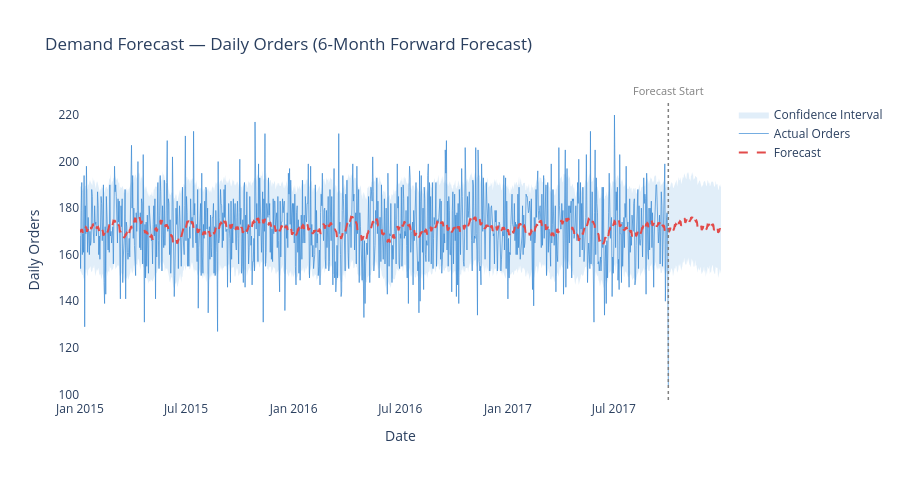

The cell this chart's notebook holds for it:
### Markdown cell above
---
## 5. Forecast Visualisations

### Code cell
# ── Chart 4: Full forecast with confidence interval ────────────
fig = go.Figure()

# Confidence interval
fig.add_trace(go.Scatter(
    x=pd.concat([forecast['ds'], forecast['ds'][::-1]]),
    y=pd.concat([forecast['yhat_upper'], forecast['yhat_lower'][::-1]]),
    fill='toself', fillcolor='rgba(59,139,212,0.15)',
    line=dict(color='rgba(255,255,255,0)'),
    name='Confidence Interval'
))

# Actual data
fig.add_trace(go.Scatter(
    x=prophet_df['ds'], y=prophet_df['y'],
    mode='lines', name='Actual Orders',
    line=dict(color='#3B8BD4', width=1), opacity=0.7
))

# Forecast line
fig.add_trace(go.Scatter(
    x=forecast['ds'], y=forecast['yhat'],
    mode='lines', name='Forecast',
    line=dict(color='#E24B4A', width=2, dash='dash')
))

# ── FIX: use add_shape instead of add_vline ───────────────────
forecast_start = str(prophet_df['ds'].max().date())

fig.add_shape(
    type='line',
    x0=forecast_start, x1=forecast_start,
    y0=0, y1=1,
    xref='x', yref='paper',
    line=dict(dash='dot', color='gray', width=1.5)
)
fig.add_annotation(
    x=forecast_start, y=1,
    xref='x', yref='paper',
    text='Forecast Start',
    showarrow=False,
    yanchor='bottom',
    font=dict(color='gray', size=11)
)

fig.update_layout(
    title='Demand Forecast — Daily Orders (6-Month Forward Forecast)',
    xaxis_title='Date', yaxis_title='Daily Orders',
    plot_bgcolor='white', height=480
)
fig.write_html('../outputs/forecast_full.html')
fig.show()
print('Chart 4 saved ✓')

### Figure 1 — Plotly figure (JSON) as saved in the notebook; plotly's stock layout.template omitted (floating-point values rounded to 4 significant figures; data arrays with more than 128 entries replaced by an {"elided": "..."} marker saying what was removed)
{"data": [{"fill": "toself", "fillcolor": "rgba(59,139,212,0.15)", "line": {"color": "rgba(255,255,255,0)"}, "name": "Confidence Interval", "type": "scatter", "x": {"elided": "2192 str values"}, "y": {"elided": "2192 float values"}}, {"line": {"color": "#3B8BD4", "width": 1}, "mode": "lines", "name": "Actual Orders", "opacity": 0.7, "type": "scatter", "x": {"elided": "1006 str values"}, "y": {"elided": "1006 int values"}}, {"line": {"color": "#E24B4A", "dash": "dash", "width": 2}, "mode": "lines", "name": "Forecast", "type": "scatter", "x": {"elided": "1096 str values"}, "y": {"elided": "1096 float values"}}], "layout": {"annotations": [{"font": {"color": "gray", "size": 11}, "showarrow": false, "text": "Forecast Start", "x": "2017-10-02", "xref": "x", "y": 1, "yanchor": "bottom", "yref": "paper"}], "height": 480, "plot_bgcolor": "white", "shapes": [{"line": {"color": "gray", "dash": "dot", "width": 1.5}, "type": "line", "x0": "2017-10-02", "x1": "2017-10-02", "xref": "x", "y0": 0, "y1": 1, "yref": "paper"}], "title": {"text": "Demand Forecast — Daily Orders (6-Month Forward Forecast)"}, "xaxis": {"title": {"text": "Date"}}, "yaxis": {"title": {"text": "Daily Orders"}}}}
